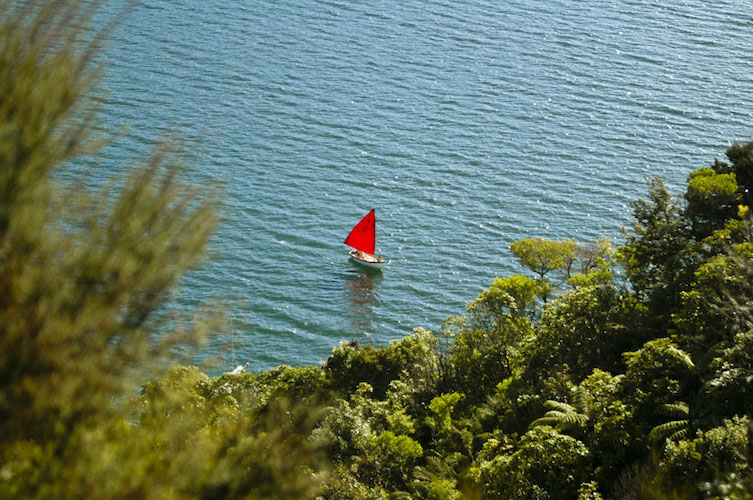
//> input picture entrega2/barco.jpg, 753 x 500 px
$ ./YCrCbColor   (built with g++ and OpenCV 4)
//> lines starting //> are read from the running program, lines starting //| are printed output that depends on the picture
#include <iostream>
#include <opencv2/opencv.hpp>
#include <opencv2/imgproc.hpp>

using namespace std;
using namespace cv;

int main(){
// Lemos a imaxe en BGR
vector<Mat> channels(3);
Mat bgr = imread("../../../data/images/barco.jpg");
//> bgr is the input picture: 500 rows x 753 cols, CV_8UC3; mean B, G, R 96.9, 114.9, 98.1

Mat ycbImage;
cvtColor(bgr, ycbImage, COLOR_BGR2YCrCb);
//> ycbImage: 500 rows x 753 cols, CV_8UC3; mean of channels 0, 1, 2 107.8, 121, 121.9
split(ycbImage,channels);
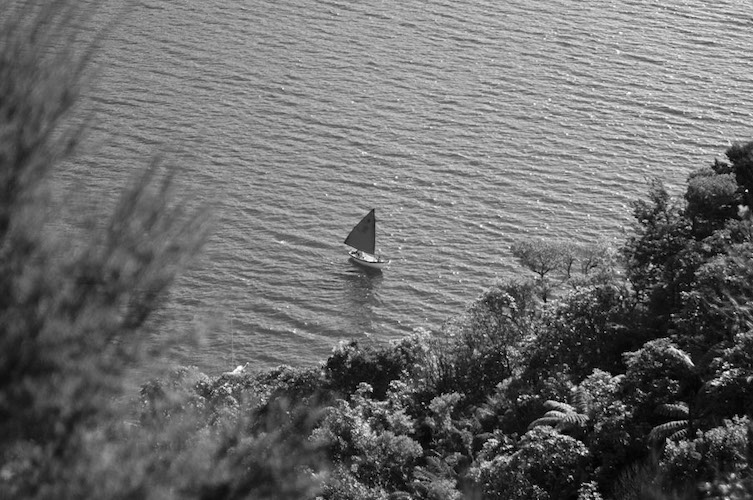
//> channels[0]: 500 rows x 753 cols, CV_8UC1; min 0, max 255, mean 107.8
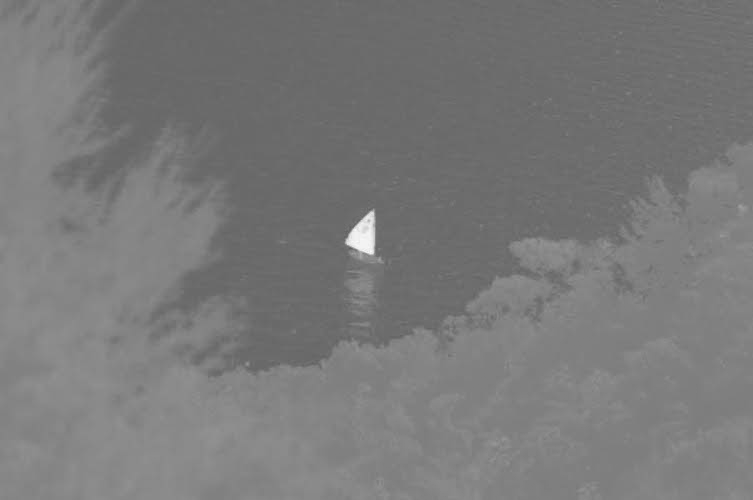
//> channels[1]: 500 rows x 753 cols, CV_8UC1; min 94, max 250, mean 121
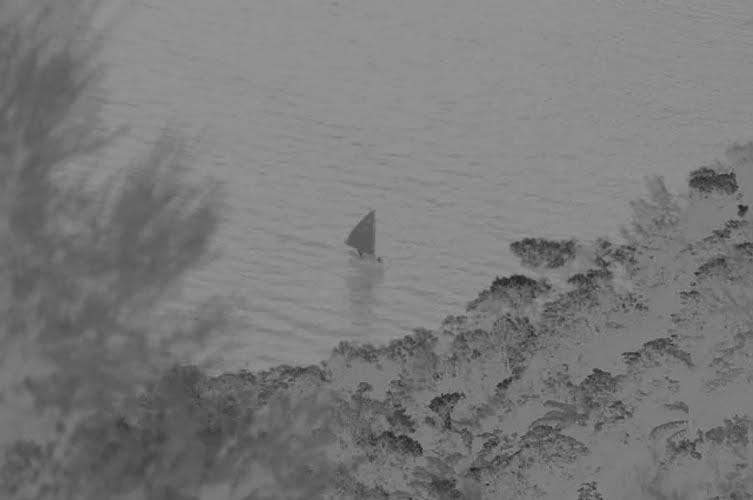
//> channels[2]: 500 rows x 753 cols, CV_8UC1; min 27, max 152, mean 121.9

imshow("Y",channels[0]);
imshow("Cr",channels[1]);
imshow("Cb",channels[2]);
waitKey(0);

return 0;
}
